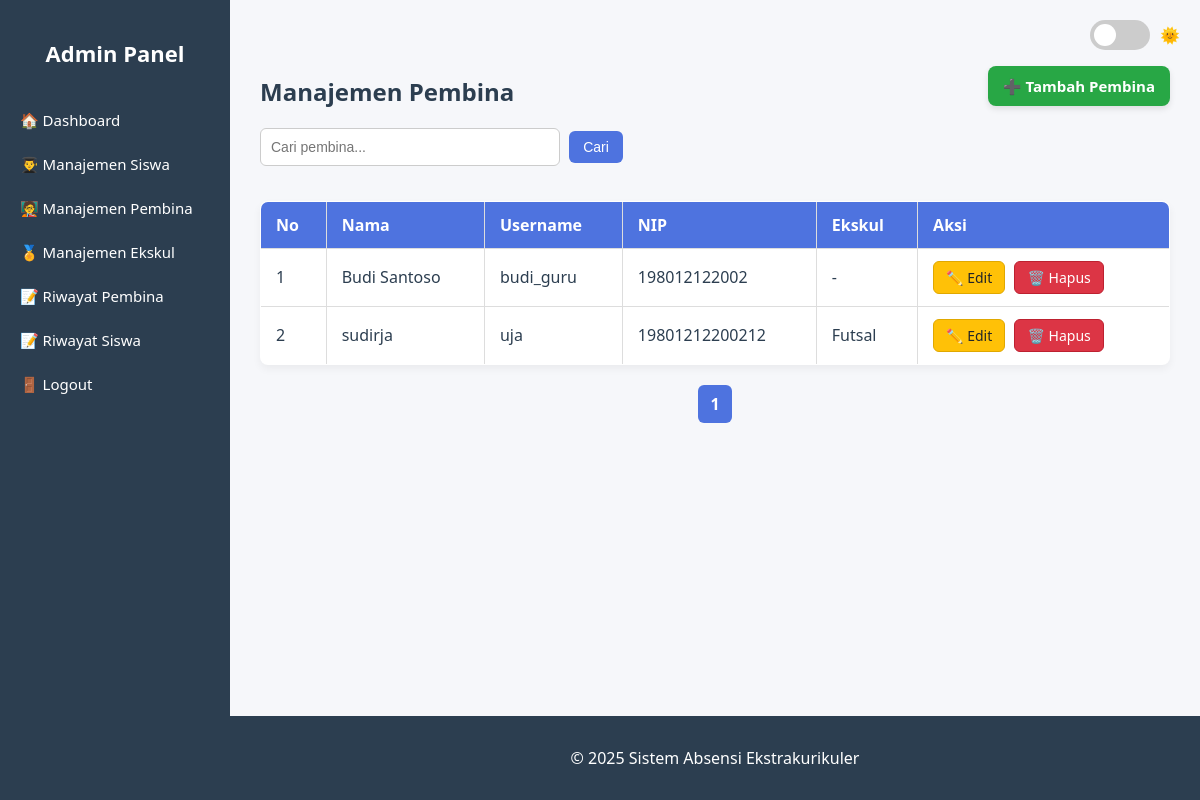
The page /admin/manajemen_pembina.php (signed in) on the database its author committed.
### tables this page shows
CREATE TABLE `pembina` (
  `id_pembina` int(11) NOT NULL,
  `nama` varchar(100) DEFAULT NULL,
  `username` varchar(50) DEFAULT NULL,
  `password` varchar(255) DEFAULT NULL,
  `nip` varchar(20) DEFAULT NULL,
  `no_hp` varchar(15) DEFAULT NULL,
  `alamat` text DEFAULT NULL,
  `jenis_kelamin` enum('L','P') DEFAULT NULL
);

CREATE TABLE `ekskul` (
  `id_ekskul` int(11) NOT NULL,
  `nama_ekskul` varchar(100) DEFAULT NULL,
  `id_pembina` int(11) DEFAULT NULL
);

### admin/manajemen_pembina.php (the view, shortened to what this page needs)
<?php
include '../koneksi.php';
include 'header.php';
include 'sidebar.php';
$limit = 5;
$page = isset($_GET['page']) ? (int) $_GET['page'] : 1;
$offset = ($page - 1) * $limit;
$search = isset($_GET['search']) ? mysqli_real_escape_string($conn, $_GET['search']) : '';
$where = $search ? "WHERE p.nama LIKE '%$search%' OR p.nip LIKE '%$search%' OR p.username LIKE '%$search%'" : '';
$total_query = mysqli_query($conn, "SELECT COUNT(*) as total FROM pembina p $where");
$total = mysqli_fetch_assoc($total_query)['total'];
$pages = ceil($total / $limit);
$query = mysqli_query($conn, "
    SELECT p.*, e.nama_ekskul
    FROM pembina p
    LEFT JOIN ekskul e ON p.id_pembina = e.id_pembina
    $where
    ORDER BY p.nama ASC
    LIMIT $offset, $limit
");
?>
<div class="content">
    <div style="display: flex; justify-content: space-between; align-items: center; flex-wrap: wrap;">
        <h2 style="margin-bottom: 10px;">Manajemen Pembina</h2>
        <a href="tambah_pembina.php" class="btn-add">➕ Tambah Pembina</a>
    </div>
    <form method="GET" style="margin-bottom: 20px;">
        <input type="text" name="search" placeholder="Cari pembina..." value="<?= htmlspecialchars($search) ?>">
        <button type="submit">Cari</button>
    </form>
    <table>
        <thead>
            <tr>
                <th>No</th>
                <th>Nama</th>
                <th>Username</th>
                <th>NIP</th>
                <th>Ekskul</th>
                <th>Aksi</th>
            </tr>
        </thead>
        <tbody>
            <?php if (mysqli_num_rows($query) > 0): $no = $offset + 1; ?>
                <?php while ($d = mysqli_fetch_assoc($query)): ?>
                    <tr>
                        <td><?= $no++ ?></td>
                        <td><?= htmlspecialchars($d['nama']) ?></td>
                        <td><?= htmlspecialchars($d['username']) ?></td>
                        <td><?= htmlspecialchars($d['nip']) ?></td>
                        <td><?= $d['nama_ekskul'] ?? '-' ?></td>
                        <td>
                            <a href="update_pembina.php?id=<?= $d['id_pembina'] ?>" class="btn-edit">✏️ Edit</a>
                            <a href="delete_pembina.php?id=<?= $d['id_pembina'] ?>" class="btn-delete" onclick="return confirm('Yakin ingin menghapus pembina ini?')">🗑️ Hapus</a>
                        </td>
                    </tr>
                <?php endwhile; ?>
            <?php else: ?>
                <tr><td colspan="6" style="text-align: center;">Data tidak ditemukan.</td></tr>
            <?php endif; ?>
        </tbody>
    </table>
    <div class="pagination">
        <?php for ($i = 1; $i <= $pages; $i++): ?>
            <a href="?page=<?= $i ?>&search=<?= urlencode($search) ?>" class="<?= ($i == $page) ? 'active' : '' ?>"><?= $i ?></a>
        <?php endfor; ?>
    </div>
</div>
<?php include 'footer.php'; ?>

### admin/style.css (style rules this page uses)
:root { --bg: #f4f6f9cc; --text: #2c3e50; --sidebar-bg: #2c3e50; --sidebar-text: white; --primary: #4e73df; --primary-dark: #224abe; --table-header: #4e73df; --footer-bg: #2c3e50; }
* { box-sizing: border-box; }
body { margin: 0; background-color: var(--bg); color: var(--text); font-family: 'Segoe UI', sans-serif; }
.content { margin-left: 230px; padding: 30px; }
textarea, input[type="text"], input[type="date"], input[type="file"], select { width: 100%; padding: 12px; margin-bottom: 15px; border: 1px solid #ccc; border-radius: 8px; font-size: 14px; resize: vertical; }
button, input[type="submit"] { background-color: var(--primary); color: white; border: none; padding: 10px 20px; font-size: 14px; border-radius: 8px; cursor: pointer; }
table { width: 100%; border-collapse: collapse; margin-top: 20px; }
table, th, td { border: 1px solid #ddd; }
th, td { padding: 10px; text-align: left; }
th { background-color: var(--table-header); color: white; }
form input[type="text"] { padding: 10px; width: 300px; border: 1px solid #ccc; border-radius: 6px; margin-top: 10px; }
form button { padding: 10px 16px; background: var(--primary); color: white; border: none; border-radius: 6px; margin-left: 5px; cursor: pointer; }
.btn-add { background-color: var(--primary); color: white; padding: 10px 20px; border-radius: 10px; text-decoration: none; font-weight: bold; font-size: 15px; transition: 0.3s; display: inline-block; box-shadow: 0 3px 6px rgba(0,0,0,0.1); }
.pagination { margin-top: 20px; text-align: center; }
.pagination a { display: inline-block; padding: 8px 14px; margin: 0 4px; background: #eee; color: #333; text-decoration: none; border-radius: 6px; transition: 0.3s; }
.pagination a.active, .pagination a:hover { background: var(--primary); color: white; }

### admin/manajemen_pembina.php (style rules this page uses)
body { margin-top: 25px; }
.btn-edit, .btn-delete { display: inline-block; padding: 6px 12px; border-radius: 6px; font-size: 14px; text-decoration: none; margin-right: 5px; transition: background 0.3s, transform 0.2s; }
.btn-edit { background-color: #ffc107; color: #212529; border: 1px solid #e0a800; }
.btn-delete { background-color: #dc3545; color: white; border: 1px solid #bd2130; }
.btn-add { background-color: #28a745; color: white; padding: 10px 15px; border-radius: 8px; text-decoration: none; font-weight: bold; transition: background 0.3s ease, transform 0.2s ease; }
table { width: 100%; border-collapse: collapse; background-color: white; border-radius: 8px; overflow: hidden; box-shadow: 0 4px 8px rgba(0, 0, 0, 0.05); }
th, td { padding: 12px 15px; text-align: left; border-bottom: 1px solid #ddd; }
th { background-color: #4e73df; color: white; }
form { margin-bottom: 20px; }
input[type="text"] { padding: 8px 12px; border-radius: 6px; border: 1px solid #ccc; font-size: 14px; }
button[type="submit"] { padding: 8px 14px; border-radius: 6px; background-color: #4e73df; color: white; border: none; cursor: pointer; font-size: 14px; }
.pagination { margin-top: 20px; text-align: center; }
.pagination a { display: inline-block; padding: 8px 12px; margin: 0 4px; border-radius: 6px; text-decoration: none; background-color: #f1f1f1; color: #333; transition: background 0.3s; }
.pagination a.active { background-color: #4e73df; color: white; font-weight: bold; }

### rows shown on the page
pembina: nama "Budi Santoso", username "budi_guru", nip "198012122002", nama_ekskul "-"
ekskul: id_pembina.nama "sudirja", id_pembina.username "uja", id_pembina.nip "19801212200212", nama_ekskul "Futsal"
